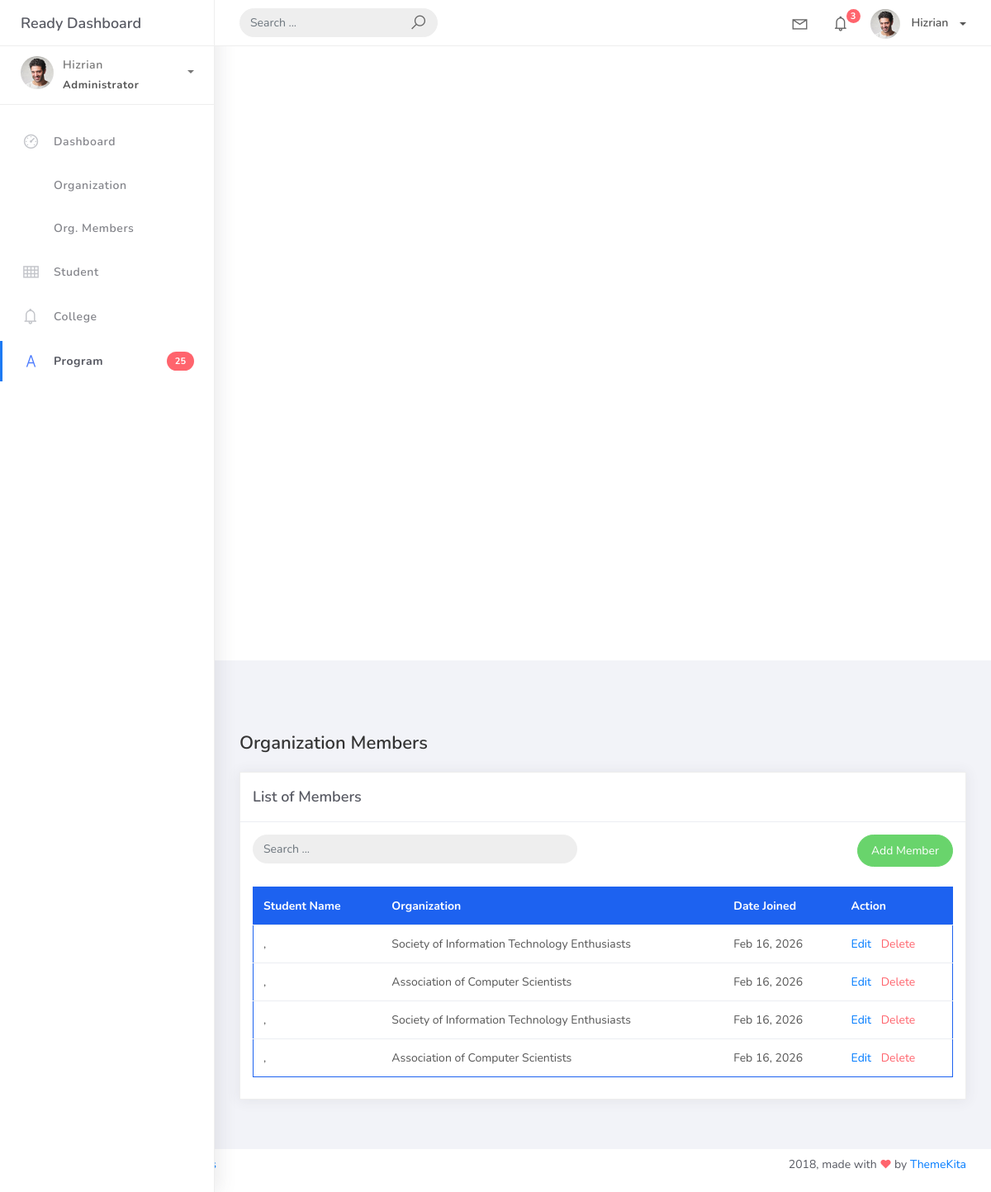
The page /orgmember_list on the database as committed earlier.
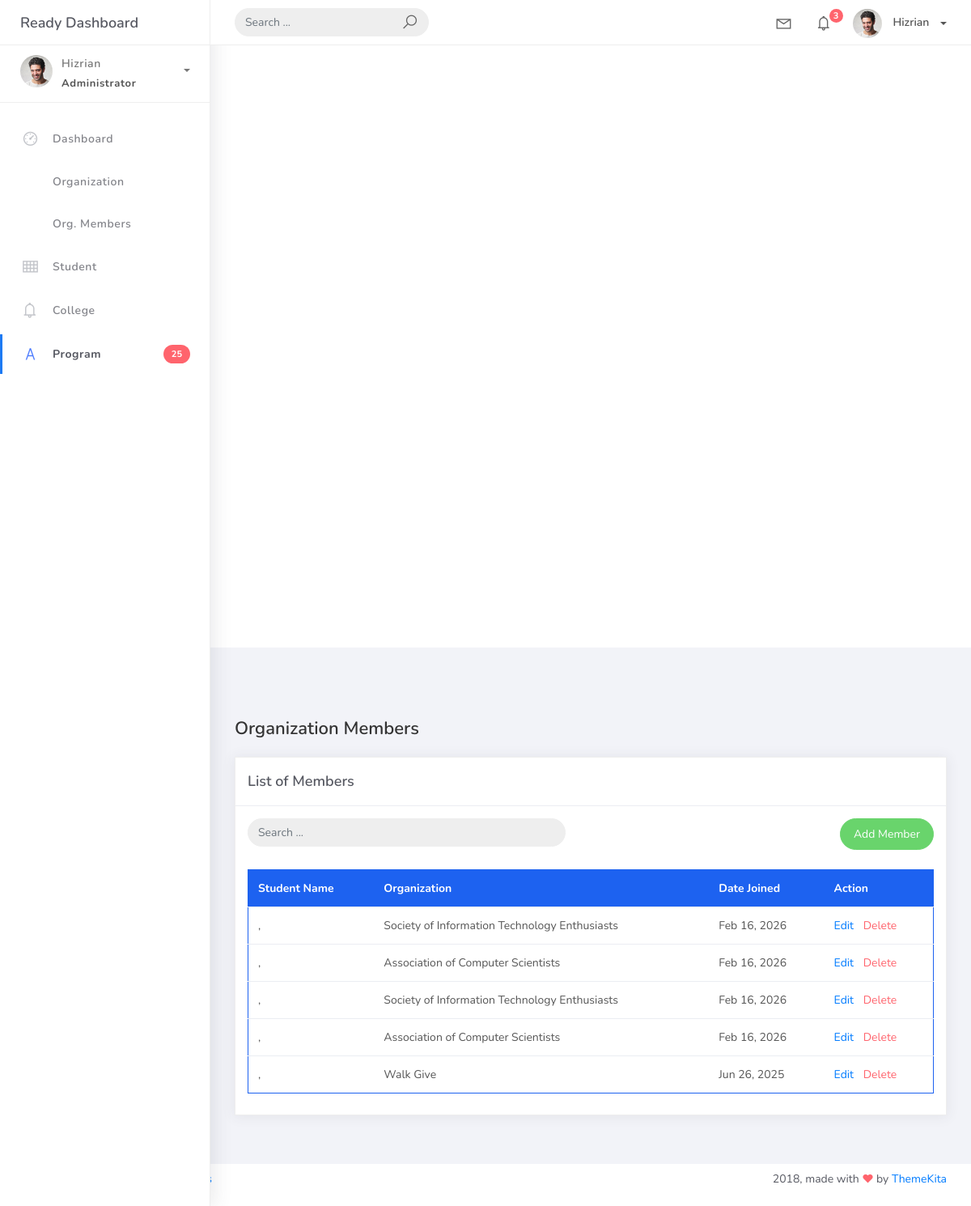
The same page on the database as committed later.
### projectsite/studentorg/models.py (models this page shows, shortened)
class BaseModel(models.Model):
    created_at = models.DateTimeField(auto_now_add=True, db_index=True)
    updated_at = models.DateTimeField(auto_now=True)
    class Meta:
        abstract = True

class OrgMember(BaseModel):
    student = models.ForeignKey(
        Student,
        on_delete=models.CASCADE,
        related_name="memberships"
    )
    organization = models.ForeignKey(
        Organization,
        on_delete=models.CASCADE,
        related_name="members"
    )
    date_joined = models.DateField()

class Student(BaseModel):
    student_id = models.CharField(max_length=15, unique=True)
    last_name = models.CharField(max_length=25)
    first_name = models.CharField(max_length=25)
    middle_name = models.CharField(max_length=25, blank=True, null=True)
    program = models.ForeignKey(
        Program,
        on_delete=models.CASCADE,
        related_name="students"
    )
    def __str__(self):
        return f"{self.last_name}, {self.first_name}"

class Organization(BaseModel):
    name = models.CharField(max_length=250)
    college = models.ForeignKey(
        College,
        on_delete=models.CASCADE,
        null=True,
        blank=True,
        related_name="organizations"
    )
    description = models.TextField(max_length=500)  # Changed to TextField for better UI handling
    def __str__(self):
        return self.name

### projectsite/studentorg/views.py (the view)
# urls.py: path('orgmember_list', OrgMemberList.as_view(), name='orgmember-list'),
class OrgMemberList(ListView):
    model = OrgMember
    context_object_name = 'orgmember'
    template_name = 'includes/org_member_list.html'
    paginate_by = 5

### projectsite/templates/includes/org_member_list.html
{% extends 'includes/base.html' %}
{% load static %}
{% block content %}
<div class="content">
    <div class="container-fluid">
        <h4 class="page-title">Organization Members</h4>
        <div class="row">
            <div class="col-md-12">
                <div class="card">
                    <div class="card-header">
                        <div class="card-title">List of Members</div>
                    </div>
                    <div class="card-body">
                        <div class="row mb-3">
                            <div class="col-md-6">
                                <form class="navbar-left navbar-form nav-search mr-md-3">
                                    <div class="input-group">
                                        <input type="text" placeholder="Search ..." class="form-control">
                                    </div>
                                </form>
                            </div>
                            <div class="col-md-6 text-right">
                                <a href="{% url 'orgmember-add' %}" class="btn btn-success btn-rounded">Add Member</a>
                            </div>
                        </div>
                        <table class="table table-head-bg-primary mt-4">
                            <thead>
                                <tr>
                                    <th>Student Name</th>
                                    <th>Organization</th>
                                    <th>Date Joined</th>
                                    <th>Action</th>
                                </tr>
                            </thead>
                            <tbody>
                                {% for object in object_list %}
                                <tr>
                                    <td>{{ object.student }}</td>
                                    <td>{{ object.organization }}</td>
                                    <td>{{ object.date_joined|date:"M d, Y" }}</td>
                                    <td>
                                        <a href="{% url 'orgmember-update' object.id %}">Edit</a>
                                        <a href="{% url 'orgmember-delete' object.id %}" class="text-danger ml-2">Delete</a>
                                    </td>
                                </tr>
                                {% empty %}
                                <tr>
                                    <td colspan="4" class="text-center">No Records Found</td>
                                </tr>
                                {% endfor %}
                            </tbody>
                        </table>
                    </div>
                </div>
            </div>
        </div>
    </div>
</div>
{% endblock %}

Rows that differ between the two databases and show on the page:
added OrgMember: student ",", organization "Walk Give", date_joined "Jun 26, 2025"
